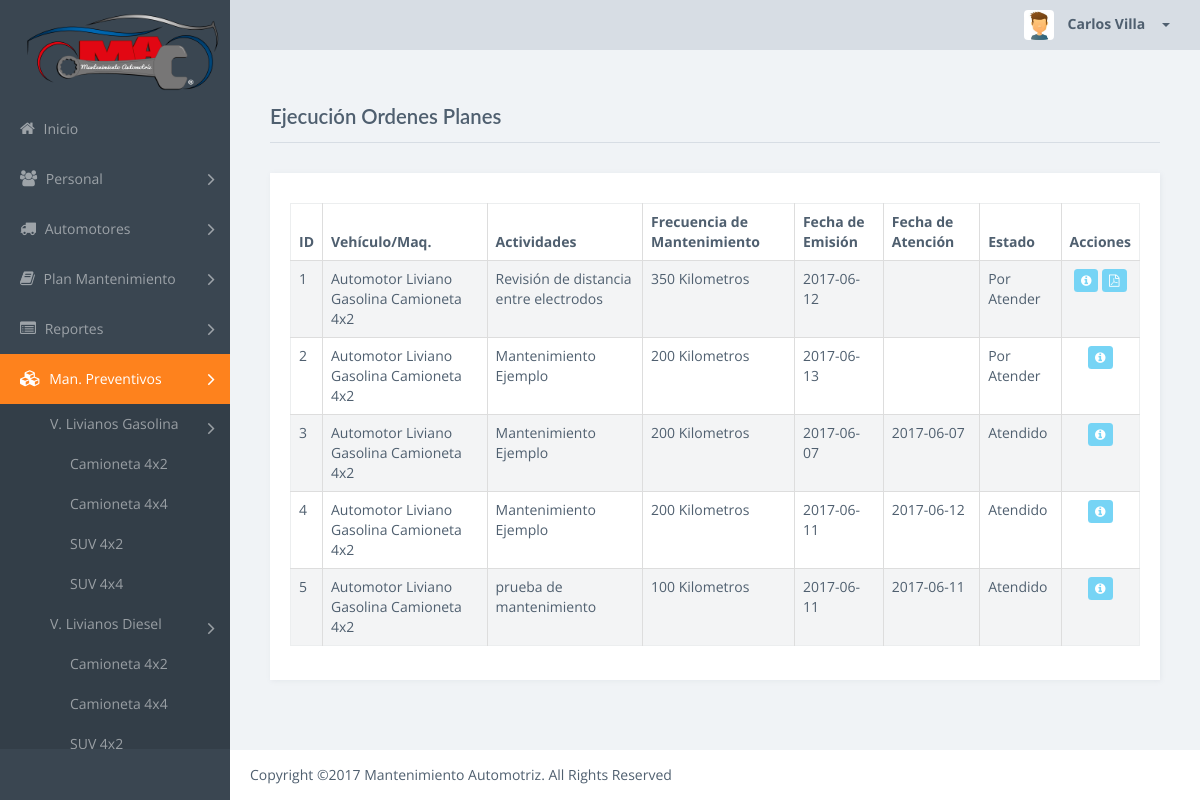
The page /OrdenPlan/listar/1 (signed in) on the database as committed earlier.
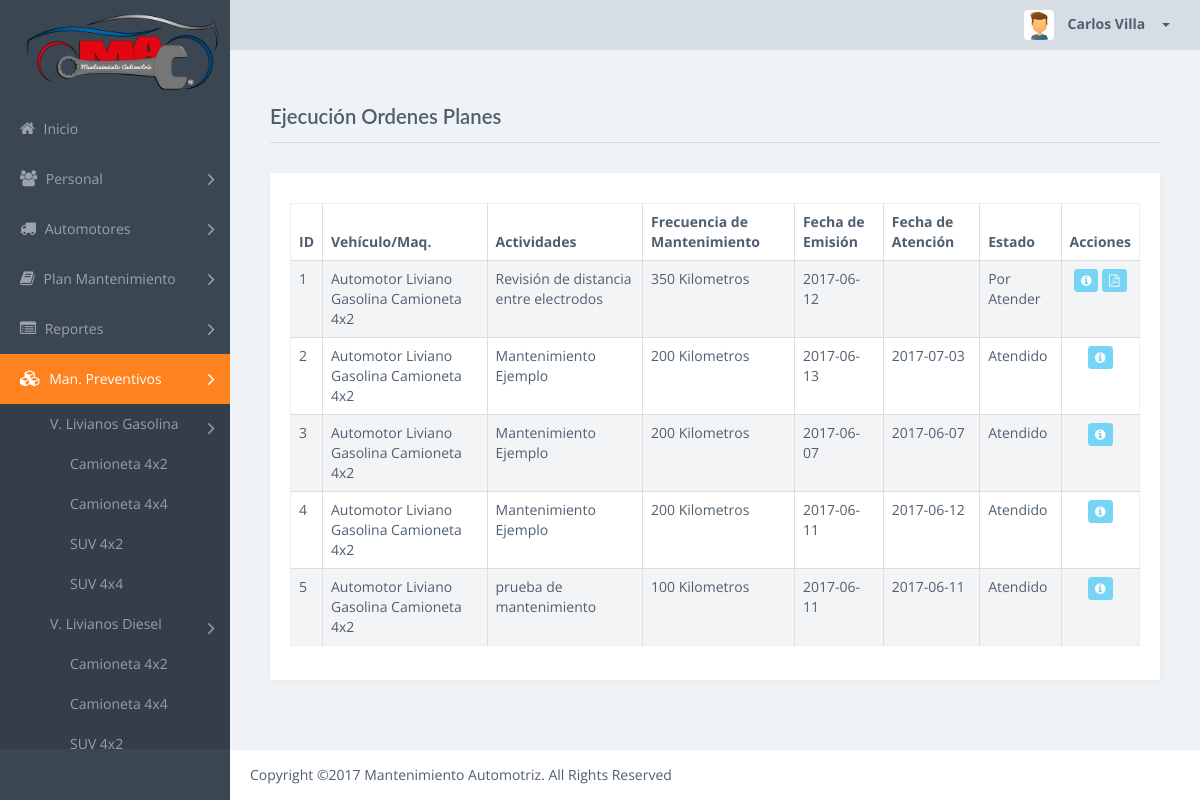
The same page on the database as committed later.
### tables this page shows
CREATE TABLE `vehiculo` (
  `id` int(11) NOT NULL AUTO_INCREMENT,
  `usuario_id` int(11) NOT NULL,
  `tipo_vehiculo_id` int(11) NOT NULL,
  `estado_vehiculo_id` int(11) NOT NULL,
  `placa` varchar(10) NOT NULL,
  `numero` varchar(64) NOT NULL,
  `marca` varchar(128) NOT NULL,
  `modelo` varchar(64) DEFAULT NULL,
  `anio` int(11) NOT NULL,
  `numero_motor` varchar(64) NOT NULL,
  `numero_chasis` varchar(64) NOT NULL,
  `medida_uso` double NOT NULL,
  `eliminado` int(11) NOT NULL DEFAULT '0',
  PRIMARY KEY (`id`),
  KEY `fk_vehiculo_estado_vehiculo1_idx` (`estado_vehiculo_id`),
  KEY `fk_vehiculo_usuario1_idx` (`usuario_id`),
  KEY `fk_vehiculo_tipo_vehiculo1_idx` (`tipo_vehiculo_id`),
  CONSTRAINT `fk_vehiculo_estado_vehiculo1` FOREIGN KEY (`estado_vehiculo_id`) REFERENCES `estado_vehiculo` (`id`) ON DELETE NO ACTION ON UPDATE NO ACTION,
  CONSTRAINT `fk_vehiculo_tipo_vehiculo1` FOREIGN KEY (`tipo_vehiculo_id`) REFERENCES `tipo_vehiculo` (`id`) ON DELETE NO ACTION ON UPDATE NO ACTION,
  CONSTRAINT `fk_vehiculo_usuario1` FOREIGN KEY (`usuario_id`) REFERENCES `usuario` (`id`) ON DELETE NO ACTION ON UPDATE NO ACTION
);

CREATE TABLE `tipo_vehiculo` (
  `id` int(11) NOT NULL AUTO_INCREMENT,
  `nombre` varchar(128) NOT NULL,
  `tipo_conductor` int(11) NOT NULL DEFAULT '0',
  `plan_mantenimiento` int(11) NOT NULL,
  `descripcion` varchar(512) NOT NULL,
  PRIMARY KEY (`id`)
);

CREATE TABLE `plan_mantenimiento` (
  `id` int(11) NOT NULL AUTO_INCREMENT,
  `tiempo_ejecucion` varchar(64) NOT NULL,
  `estado_maquina` tinyint(4) NOT NULL,
  `herramientas` varchar(256) NOT NULL,
  `materiales` varchar(256) NOT NULL,
  `equipo` varchar(256) DEFAULT NULL,
  `procedimiento` text NOT NULL,
  `observaciones` varchar(2048) NOT NULL,
  `tarea` varchar(1024) NOT NULL,
  `tecnico_id` int(11) NOT NULL,
  `tipo_id` int(11) NOT NULL,
  `unidad_id` int(11) NOT NULL,
  `unidad_numero` int(11) NOT NULL,
  `alerta_numero` int(11) NOT NULL,
  `eliminado` tinyint(4) NOT NULL DEFAULT '0',
  `url` varchar(512) DEFAULT NULL,
  PRIMARY KEY (`id`)
);

CREATE TABLE `orden_plan` (
  `id` int(11) NOT NULL AUTO_INCREMENT,
  `vehiculo_plan_id` int(11) NOT NULL,
  `fecha_emision` date NOT NULL,
  `tecnico_asignado` int(11) NOT NULL,
  `fecha_atencion` date DEFAULT NULL,
  `tiempo_ejecucion` varchar(64) DEFAULT NULL,
  `observacion` varchar(1024) DEFAULT NULL,
  `tecnico_atiende` int(11) DEFAULT NULL,
  `atendido` int(11) NOT NULL DEFAULT '0',
  `kilometraje` int(11) NOT NULL,
  PRIMARY KEY (`id`),
  KEY `fk_orden_plan_vehiculo_plan1_idx` (`vehiculo_plan_id`),
  CONSTRAINT `fk_orden_plan_vehiculo_plan1` FOREIGN KEY (`vehiculo_plan_id`) REFERENCES `vehiculo_plan` (`id`) ON DELETE NO ACTION ON UPDATE NO ACTION
);

### controllers/OrdenPlanControlador.php (called while the page is built, shortened)
<?php
require_once (PATH_MODELOS . "/OrdenPlanModelo.php");
class OrdenPlanControlador {
	public function listar() {
		$model = new OrdenPlanModelo();
		$usuario = 0;
		$id = $_GET['id'];
		$datos = $model->obtenerOrdenes(null, null,$usuario, $id);
		require_once PATH_VISTAS."/OrdenPlan/vista.listado.php";
	}
}

### index.php (called while the page is built, shortened)
<?php
if(isset($_GET['action'])){
	$redirect = ($_GET['action']!='')?$_GET['action']:"listar";
}
$controller = new $controllerName();
$controller->$redirect();
?>

### views/OrdenPlan/index.php (called while the page is built, shortened)
<?php
require_once("../../index.php");
?>

### models/OrdenPlanModelo.php (called while the page is built, shortened)
<?php
require_once(PATH_MODELOS."/BaseModelo.php");
class OrdenPlanModelo {
	public function obtenerOrdenes($id, $at, $usuario, $tipo){
		$model = new BaseModelo();
		$where = "";
		$sql = "SELECT op.id,v.id as vehiculo_id,tv.nombre as vehiculo_nombre,pm.unidad_numero,
				pm.tiempo_ejecucion as tiempo_estimado,pm.unidad_id,v.marca,v.numero, pm.procedimiento, pm.estado_maquina,
				pm.tarea as plan, pm.unidad_numero as frecuencia,op.fecha_emision, op.fecha_atencion,op.atendido,
				pm.herramientas,pm.materiales,pm.equipo,pm.observaciones,pm.url,tv.id as tipo_vehiculo,
				op.tiempo_ejecucion,op.observacion, u.nombres, u.apellidos, v.tipo_vehiculo_id,v.medida_uso, mr.id as repuestoId, mr.aprobado
				FROM vehiculo as v
				INNER JOIN tipo_vehiculo as tv ON v.tipo_vehiculo_id=tv.id
				INNER JOIN vehiculo_plan as vp ON vp.vehiculo_id = v.id
				INNER JOIN plan_mantenimiento as pm ON pm.id=vp.plan_mantenimiento_id
				INNER JOIN orden_plan as op ON op.vehiculo_plan_id = vp.id
				INNER JOIN usuario as u on u.id = pm.tecnico_id
				left join mantenimiento_respuestos as mr on mr.mantenimiento_id = op.id
				where (pm.tecnico_id = ".$usuario." or 0 = ".$usuario.") and ((pm.eliminado = 0) or (pm.eliminado = 1 and op.atendido = 1)) and (v.tipo_vehiculo_id = ".$tipo." or 0 = ".$tipo.")";
		$sql .=$where . " order by op.atendido ";
		$result = $model->ejecutarSql($sql);
		return $model->obtenerCampos($result);
	}
}

### models/BaseModelo.php (called while the page is built, shortened)
<?php
class BaseModelo
{
	private $username = USERNAME;
	private $password = PASSWORD;
	private $database = DATABASE;
	private $host = HOSTNAME_DATABASE;
	private $conexion;
	private function abrirConexion()
	{
		$this->conexion=mysqli_connect($this->host,$this->username,$this->password,$this->database);
		mysqli_set_charset($this->conexion,'utf8');
	}
	public function ejecutarSql($sql,$obtenerId = false)
	{
		$result=mysqli_query($this->conexion,$sql);
		return $result;
	}
	public function obtenerCampos($resultado){
		$resultArray = array();
		if($resultado !== false){
			while ($row = mysqli_fetch_assoc($resultado))
			{
				$resultArray[] = $row;
			}
		}
		return $resultArray;
	}
}

### views/OrdenPlan/vista.listado.php (the view, shortened to what this page needs)
<?php include_once PATH_TEMPLATE.'/header.php';?>
<div class="title-block">
    <h1 class="title">Ejecución Ordenes Planes</h1>
</div>
<div class="row">
	<div class="card">
		<div class="card-block">
			<div class="table-responsive">
				<table class="table table-striped table-bordered table-hover" id="dataTables-example">
				    <thead>
					    <tr>
					    	<th>ID</th>
						    <th>Vehículo/Maq.</th>
						    <th>Actividades</th>
						    <th>Frecuencia de Mantenimiento</th>
						    <th>Fecha de Emisión</th>
						     <th>Fecha de Atención</th>
						     <th>Estado</th>
						    <th style="text-align: center; width: 5%">Acciones</th>
					    </tr>
				    </thead>
				    <tbody>
				    	<?php
				    		if(count($datos) >0){
				    			$contador=1;
				    			foreach ($datos as $item) {
					    		echo "<tr><td>".$contador."</td>";
					    		echo "<td>".$item['vehiculo_nombre']."</td>";
					    		echo "<td>".$item['plan']."</td>";
					    		echo "<td>".$item['frecuencia'];
					    		if ($item['unidad_id'] ==4)  echo " Horas"; else echo " Kilometros";
					    		echo "</td>";
					    		echo "<td>".$item['fecha_emision']."</td>";
					    		echo "<td>".$item['fecha_atencion']."</td>";
					    		echo "<td>";
					    		if ($item['atendido'] == 0) { echo "Por Atender"; }
					    		else{ echo "Atendido";}
					    		echo "</td>";
					    		echo "<td align='center'>";
								if ($item['atendido'] == 0 &&  ($_SESSION['SESSION_USER']['tipo_usuario_id'] == 6)) {
									$ordenRepuesto = ($item['repuestoId']>0)?$item['repuestoId']."-0":$item['id']."-1";
									if($item['aprobado']==1){
										echo "<a href='../../OrdenPlan/editar/".$item['id']."-0' class='btn btn-warning btn-sm rounded' title='Editar' ><i class='fa fa-pencil'></i></a>";
									} else {
										echo "<a href='../../Repuesto/ingresoPreventivo/".$ordenRepuesto."' class='btn btn-warning btn-sm rounded' title='Generar Orden Repuesto' ><i class='fa fa-pencil'></i></a>";
									}
									if($item['url']!=''){
										echo "&nbsp;<a href='../downloadFile/".$item['url']."' class='btn btn-info btn-sm rounded' title='Descargar' ><i class='fa fa-file-pdf-o'></i></a>";
									}
								}
								else{
									echo "<a href='../../OrdenPlan/editar/".$item['id']."-1' class='btn btn-info btn-sm rounded' title='Mostrar' ><i class='fa fa-info-circle'></i></a>";
									if($item['url']!=''){
										echo "&nbsp;<a href='../downloadFile/".$item['url']."' class='btn btn-info btn-sm rounded' title='Descargar' ><i class='fa fa-file-pdf-o'></i></a>";
									}
								}
						    	echo "</td>";
						    	$contador++;
				    		}
				    	}
				    	?>
				    </tbody>
				</table>
    </div>
</div>
<?php include_once PATH_TEMPLATE.'/footer.php';?>
<link href="<?php echo PATH_CSS; ?>/dataTables.bootstrap.css" rel="stylesheet">
<link href="<?php echo PATH_CSS; ?>/bootstrapValidator.min.css" rel="stylesheet">
</body>
</html>

### public/template/header.php (shortened to what this page needs)
<!doctype html>
<html class="no-js" lang="en">
    <head>
        <link href="<?php echo PATH_CSS; ?>/bootstrap.min.css" rel="stylesheet" type="text/css" />
        <link rel="stylesheet" href="<?php echo PATH_CSS . '/vendor.css';?>">
        <link rel="stylesheet" href="<?php echo PATH_CSS . '/style.css';?>">
    </head>
    <body>
        <div class="main-wrapper">
            <div class="app" id="app">
                <header class="header">
                    <div class="header-block header-block-nav">
                        <ul class="nav-profile">
                            <li class="profile dropdown">
                                <a class="nav-link dropdown-toggle" data-toggle="dropdown" href="#" role="button" aria-haspopup="true" aria-expanded="false">
                                    <div class="img" style="background-image: url('<?php echo PATH_IMAGES; ?>/avatar_m.png')"> </div> <span class="name">
    			      <?php echo $_SESSION['SESSION_USER']['nombres']. ' '. $_SESSION['SESSION_USER']['apellidos']; ?>
    			    </span> </a>
                            </li>
                        </ul>
                    </div>
                </header>
                <aside class="sidebar">
                    <div class="sidebar-container">
                        <div class="sidebar-header">
                            <div class="brand">
                                <img src="<?php echo PATH_IMAGES . '/logo.png';?>" alt="Logo">
							</div>
                        </div>
                        <?php $url = $_SERVER["REQUEST_URI"];?>
                        <nav class="menu">
                            <ul class="nav metismenu" id="sidebar-menu">
                                <li class="<?php echo (strpos($url, '/Seguridad/inicio/')!==false)?'active':'';?>">
                                    <a href="../../Seguridad/inicio/"> <i class="fa fa-home"></i> Inicio </a>
                                </li>
                                <?php if($_SESSION['SESSION_USER']['tipo_usuario_id']==1):?>
                                <li class="<?php echo (strpos($url, '/Usuario/listar/')!==false)?'active':'';?>">
                                    <a href=""> <i class="fa fa-users"></i> Personal <i class="fa arrow"></i> </a>
                                </li>
                                <li class="<?php echo (strpos($url, '/Vehiculo/listar/')!==false)?'active':'';?>">
                                    <a href=""> <i class="fa fa-truck"></i> Automotores <i class="fa arrow"></i> </a>
                                </li>
                                <li class="<?php echo ((strpos($url, '/Plan/listar/')!==false)||(strpos($url, '/Plan/editar/'))!==false)?'active':'';?>">
                                    <a href=""> <i class="fa fa-book"></i> Plan Mantenimiento <i class="fa arrow"></i> </a>
                                </li>
                                <li class="<?php echo ((strpos($url, '/Reporte/listar/')!==false) || (strpos($url, '/Reporte/verReporte')!==false))?'active':'';?>">
                                    <a href=""> <i class="fa fa-list-alt"></i> Reportes <i class="fa arrow"></i> </a>
                                </li>
                                <?php endif;?>
                                 <?php if(($_SESSION['SESSION_USER']['tipo_usuario_id']==1)||($_SESSION['SESSION_USER']['tipo_usuario_id']==6)):?>
                                <li class="<?php echo ((strpos($url, '/OrdenPlan/listar/')!==false)||(strpos($url, '/OrdenPlan/editar/')!==false)||(strpos($url, '/Repuesto/ingresoPreventivo/')!==false)||(strpos($url, '/Repuesto/ingresoCorrectivo/')!==false))?'active':'';?>">
                                    <a href=""> <i class="fa fa-cubes"></i> Man. Preventivos <i class="fa arrow"></i> </a>
                                    <ul>
                                    	<li><a href=""> V. Livianos Gasolina <i class="fa arrow arrow1" ></i></a>
                                    		<ul>
                                    			<li><a href="../../OrdenPlan/listar/1" class="level2">Camioneta 4x2</a></li>
                                    			<li><a href="../../OrdenPlan/listar/9" class="level2">Camioneta 4x4</a></li>
                                    			<li><a href="../../OrdenPlan/listar/11" class="level2">SUV 4x2</a></li>
                                    			<li><a href="../../OrdenPlan/listar/12" class="level2">SUV 4x4</a></li>
                                    		</ul>
                                    	</li>
                                    	<li><a href=""> V. Livianos Diesel <i class="fa arrow arrow1" ></i></a>
                                    		<ul>
                                    			<li><a href="../../OrdenPlan/listar/2" class="level2">Camioneta 4x2</a></li>
                                    			<li><a href="../../OrdenPlan/listar/10" class="level2">Camioneta 4x4</a></li>
                                    			<li><a href="../../OrdenPlan/listar/13" class="level2">SUV 4x2</a></li>
                                    		</ul>
                                    	</li>
                                    </ul>
                                  </li>
                                <?php endif;?>
                            </ul>
                        </nav>
                    </div>
                </aside>
                <article class="content dashboard-page">

### public/template/footer.php (shortened to what this page needs)
</article>
                <footer class="footer">
                    <div class="footer-block author">
                        <ul>
                            <li> Copyright ©2017 Mantenimiento Automotriz. All Rights Reserved </li>
                        </ul>
                    </div>
                </footer>

Rows that differ between the two databases and show on the page:
changed vehiculo "Revisión de distancia entre electrodos": orden_plan.fecha_atencion (not shown) → "2017-07-03"; text "Por Atender" → "Atendido"
